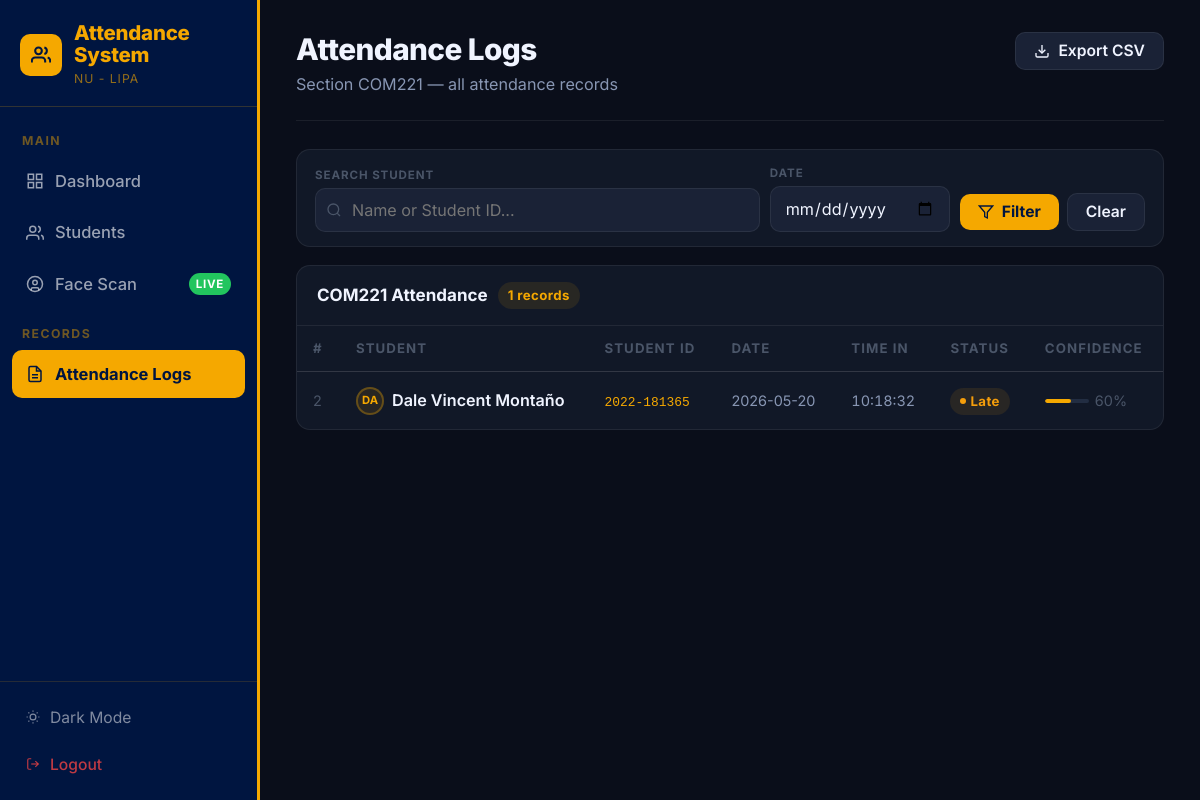
Before: /attendance-records (signed in) with the older database file.
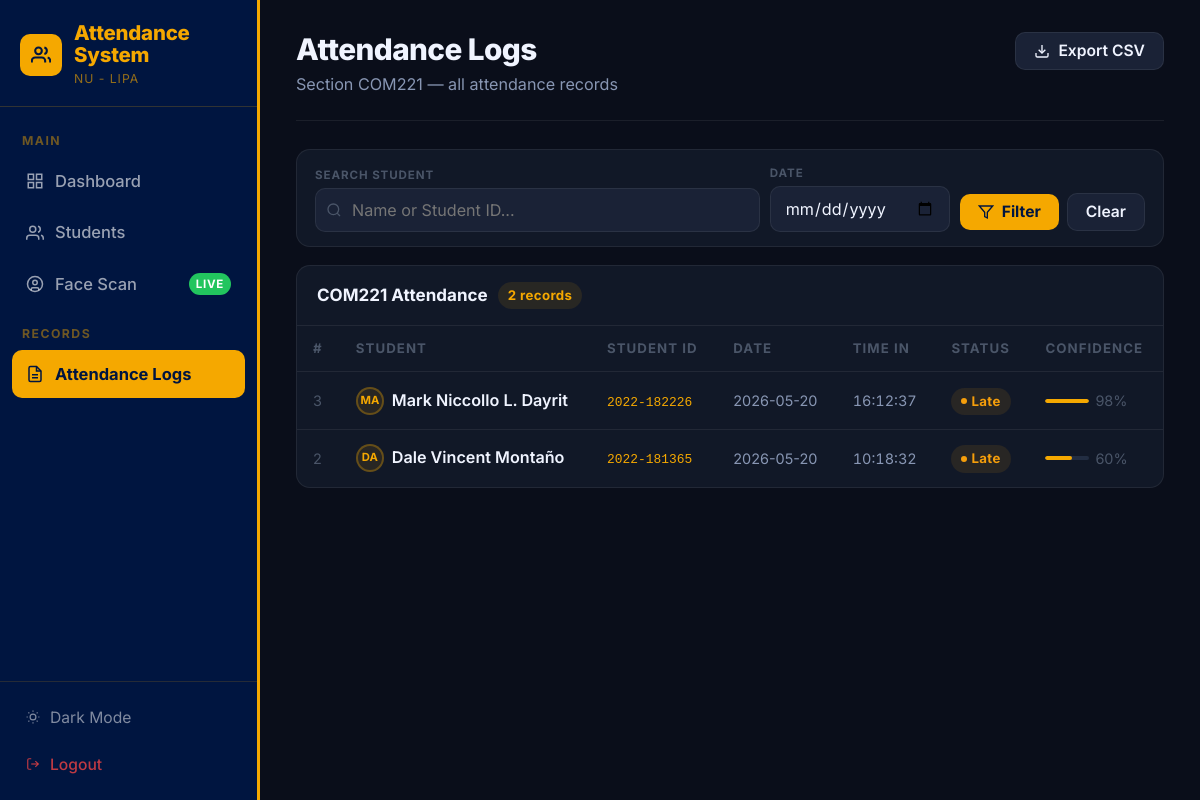
After: the same page with the newer database file.
### tables this page shows
CREATE TABLE attendance (
            id               INTEGER PRIMARY KEY AUTOINCREMENT,
            student_id       INTEGER NOT NULL,
            attendance_date  DATE    NOT NULL,
            time_in          TIME    NOT NULL,
            status           TEXT    NOT NULL DEFAULT 'Present',
            confidence_score REAL,
            FOREIGN KEY (student_id) REFERENCES students(id) ON DELETE CASCADE
        );

CREATE TABLE students (
            id             INTEGER PRIMARY KEY AUTOINCREMENT,
            student_number TEXT    NOT NULL UNIQUE,
            full_name      TEXT    NOT NULL,
            course         TEXT    NOT NULL,
            year_level     INTEGER NOT NULL,
            section        TEXT    NOT NULL,
            image_path     TEXT,
            created_at     DATETIME DEFAULT CURRENT_TIMESTAMP
        , face_embedding BLOB);

### app.py (the view)
@app.route('/attendance-records')
@login_required
def attendance_records():
    search   = request.args.get('search', '').strip()
    f_date   = request.args.get('date',   '').strip()
    page     = max(1, int(request.args.get('page', 1)))
    per_page = 20
    if request.args.get('export') == 'csv':
        return export_csv(search, f_date)
    where_clauses = ["s.section = 'COM221'"]
    params        = []
    if search:
        where_clauses.append("(s.full_name LIKE ? OR s.student_number LIKE ?)")
        params += [f'%{search}%', f'%{search}%']
    if f_date:
        where_clauses.append("a.attendance_date = ?")
        params.append(f_date)
    where_sql = ("WHERE " + " AND ".join(where_clauses)) if where_clauses else ""
    base_query = f"""
        SELECT a.id, a.attendance_date, a.time_in, a.status, a.confidence_score,
               s.full_name, s.student_number, s.course, s.year_level, s.section
        FROM attendance a
        JOIN students s ON s.id = a.student_id
        {where_sql}
    """
    db          = get_db()
    total_count = db.execute(f"SELECT COUNT(*) FROM ({base_query})", params).fetchone()[0]
    total_pages = max(1, (total_count + per_page - 1) // per_page)
    page        = min(page, total_pages)
    offset      = (page - 1) * per_page
    records = db.execute(
        f"{base_query} ORDER BY a.attendance_date DESC, a.time_in DESC LIMIT ? OFFSET ?",
        params + [per_page, offset]
    ).fetchall()
    db.close()
    filters = {'search': search, 'date': f_date}
    return render_template(
        'records.html',
        records=records,
        filters=filters,
        page=page,
        per_page=per_page,
        total_count=total_count,
        total_pages=total_pages
    )

### app.py (called while the page is built)
def login_required(f):
    @wraps(f)
    def decorated(*args, **kwargs):
        if 'admin_id' not in session:
            if request.path.startswith('/api/'):
                return jsonify({'success': False, 'message': 'Session expired. Please refresh and log in again.'}), 401
            flash('Please log in to continue.', 'error')
            return redirect(url_for('login'))
        return f(*args, **kwargs)
    return decorated

### utils/database.py (called while the page is built)
def get_db():
    conn = sqlite3.connect(DB_PATH)
    conn.row_factory = sqlite3.Row
    conn.execute("PRAGMA foreign_keys = ON")
    return conn

### templates/records.html (shortened to what this page needs)
{% extends "layout.html" %}
{% block content %}
<div class="page-header">
  <div>
    <h1 class="page-title">Attendance Logs</h1>
    <p class="page-subtitle">Section COM221 — all attendance records</p>
  </div>
  <a href="{{ url_for('attendance_records') }}?export=csv{% if request.args.get('date') %}&date={{ request.args.get('date') }}{% endif %}{% if request.args.get('search') %}&search={{ request.args.get('search') }}{% endif %}"
     class="btn btn-secondary">
    <svg viewBox="0 0 24 24" fill="none" stroke="currentColor" stroke-width="2">
      <path d="M21 15v4a2 2 0 0 1-2 2H5a2 2 0 0 1-2-2v-4"/>
      <polyline points="7,10 12,15 17,10"/>
      <line x1="12" y1="15" x2="12" y2="3"/>
    </svg>
    Export CSV
  </a>
</div>
<form method="GET" class="filter-section">
  <div class="filter-group">
    <label class="filter-label">Search Student</label>
    <div class="search-bar">
      <input class="form-input" type="search" name="search"
        placeholder="Name or Student ID..." value="{{ filters.search or '' }}">
    </div>
  </div>
  <div class="filter-group" style="max-width:180px;">
    <label class="filter-label">Date</label>
    <input class="form-input" type="date" name="date" value="{{ filters.date or '' }}">
  </div>
  <div style="display:flex;gap:8px;align-items:center;padding-bottom:1px;">
    <button type="submit" class="btn btn-primary">
      <svg viewBox="0 0 24 24" fill="none" stroke="currentColor" stroke-width="2" width="13" height="13">
        <polygon points="22,3 2,3 10,12.46 10,19 14,21 14,12.46"/>
      </svg>
      Filter
    </button>
    <a href="{{ url_for('attendance_records') }}" class="btn btn-secondary">Clear</a>
  </div>
</form>
<div class="card">
  <div class="card-header">
    <div style="display:flex;align-items:center;gap:10px;">
      <h3 class="card-title">COM221 Attendance</h3>
      <span class="badge badge-accent">{{ total_count }} records</span>
    </div>
  </div>
  <div class="table-wrapper">
    <table>
      <thead>
        <tr>
          <th>#</th>
          <th>Student</th>
          <th>Student ID</th>
          <th>Date</th>
          <th>Time In</th>
          <th>Status</th>
          <th>Confidence</th>
        </tr>
      </thead>
      <tbody>
        {% if records %}
          {% for r in records %}
          <tr>
            <td class="text-muted text-sm">{{ r.id }}</td>
            <td>
              <div style="display:flex;align-items:center;gap:8px;">
                <div class="avatar" style="width:28px;height:28px;font-size:0.66rem;">{{ r.full_name[:2] }}</div>
                <span class="td-name">{{ r.full_name }}</span>
              </div>
            </td>
            <td><code style="font-size:0.76rem;color:var(--nu-gold);">{{ r.student_number }}</code></td>
            <td class="text-sm">{{ r.attendance_date }}</td>
            <td class="text-sm" style="font-variant-numeric:tabular-nums;">{{ r.time_in }}</td>
            <td>
              {% if r.status == 'Present' %}
                <span class="badge badge-success"><span class="badge-dot"></span>Present</span>
              {% elif r.status == 'Late' %}
                <span class="badge badge-warning"><span class="badge-dot"></span>Late</span>
              {% else %}
                <span class="badge badge-accent">{{ r.status }}</span>
              {% endif %}
            </td>
            <td>
              {% if r.confidence_score %}
                <div style="display:flex;align-items:center;gap:6px;">
                  <div style="height:4px;width:44px;background:var(--bg-surface-3);border-radius:999px;overflow:hidden;">
                    <div style="height:100%;width:{{ (r.confidence_score*100)|int }}%;background:var(--nu-gold);border-radius:999px;"></div>
                  </div>
                  <span class="text-sm text-muted">{{ (r.confidence_score*100)|int }}%</span>
                </div>
              {% else %}
                <span class="text-muted text-sm">—</span>
              {% endif %}
            </td>
          </tr>
          {% endfor %}
        {% endif %}
      </tbody>
    </table>
  </div>
</div>
{% endblock %}

### templates/layout.html (shortened to what this page needs)
<!DOCTYPE html>
<html lang="en" data-theme="dark">
<head>
  <link rel="stylesheet" href="{{ url_for('static', filename='css/main.css') }}">
</head>
<body>
  <aside class="sidebar" id="sidebar">
    <div class="sidebar-brand">
      <div class="brand-icon">
        <svg width="20" height="20" viewBox="0 0 24 24" fill="none" stroke="currentColor" stroke-width="2.5">
          <path d="M17 21v-2a4 4 0 0 0-4-4H5a4 4 0 0 0-4 4v2"/>
          <circle cx="9" cy="7" r="4"/>
          <path d="M23 21v-2a4 4 0 0 0-3-3.87"/>
          <path d="M16 3.13a4 4 0 0 1 0 7.75"/>
        </svg>
      </div>
      <div>
        <div class="brand-name">Attendance System</div>
        <div class="brand-sub">NU - Lipa</div>
      </div>
    </div>
    <nav class="sidebar-nav">
      <div class="nav-section-label">Main</div>
      <a href="{{ url_for('dashboard') }}" class="nav-item {% if request.endpoint == 'dashboard' %}active{% endif %}">
        <svg class="nav-icon" viewBox="0 0 24 24" fill="none" stroke="currentColor" stroke-width="2">
          <rect x="3" y="3" width="7" height="7"/><rect x="14" y="3" width="7" height="7"/>
          <rect x="14" y="14" width="7" height="7"/><rect x="3" y="14" width="7" height="7"/>
        </svg>
        Dashboard
      </a>
      <a href="{{ url_for('students') }}" class="nav-item {% if request.endpoint == 'students' %}active{% endif %}">
        <svg class="nav-icon" viewBox="0 0 24 24" fill="none" stroke="currentColor" stroke-width="2">
          <path d="M17 21v-2a4 4 0 0 0-4-4H5a4 4 0 0 0-4 4v2"/>
          <circle cx="9" cy="7" r="4"/>
          <path d="M23 21v-2a4 4 0 0 0-3-3.87"/>
          <path d="M16 3.13a4 4 0 0 1 0 7.75"/>
        </svg>
        Students
      </a>
      <a href="{{ url_for('face_attendance') }}" class="nav-item {% if request.endpoint == 'face_attendance' %}active{% endif %}">
        <svg class="nav-icon" viewBox="0 0 24 24" fill="none" stroke="currentColor" stroke-width="2">
          <circle cx="12" cy="12" r="10"/>
          <circle cx="12" cy="10" r="3"/>
          <path d="M7 20.662V19a2 2 0 0 1 2-2h6a2 2 0 0 1 2 2v1.662"/>
        </svg>
        Face Scan
        <span class="nav-badge">Live</span>
      </a>
      <div class="nav-section-label" style="margin-top:12px;">Records</div>
      <a href="{{ url_for('attendance_records') }}" class="nav-item {% if request.endpoint == 'attendance_records' %}active{% endif %}">
        <svg class="nav-icon" viewBox="0 0 24 24" fill="none" stroke="currentColor" stroke-width="2">
          <path d="M14 2H6a2 2 0 0 0-2 2v16a2 2 0 0 0 2 2h12a2 2 0 0 0 2-2V8z"/>
          <polyline points="14,2 14,8 20,8"/>
          <line x1="16" y1="13" x2="8" y2="13"/>
          <line x1="16" y1="17" x2="8" y2="17"/>
        </svg>
        Attendance Logs
      </a>
    </nav>
    <div class="sidebar-footer">
      <div class="theme-toggle" id="themeToggle">
        <span class="toggle-label"></span>
      </div>
      <a href="{{ url_for('logout') }}" class="logout-btn">
        <svg viewBox="0 0 24 24" fill="none" stroke="currentColor" stroke-width="2" width="14" height="14">
          <path d="M9 21H5a2 2 0 0 1-2-2V5a2 2 0 0 1 2-2h4"/>
          <polyline points="16,17 21,12 16,7"/>
          <line x1="21" y1="12" x2="9" y2="12"/>
        </svg>
        Logout
      </a>
    </div>
  </aside>
  <main class="main-content">
    {% block content %}{% endblock %}
  </main>
</body>
</html>

### templates/records.html (style rules this page uses)
.filter-section { background: var(--bg-surface); border: 1px solid var(--border); border-radius: var(--radius-lg); padding: 14px 18px; margin-bottom: 18px; display: flex; gap: 10px; align-items: flex-end; flex-wrap: wrap; }
.filter-group { display: flex; flex-direction: column; gap: 4px; flex: 1; min-width: 150px; }
.filter-label { font-size: 0.68rem; font-weight: 700; letter-spacing: 0.08em; text-transform: uppercase; color: var(--text-muted); }

Changed rows visible on the page:
added attendance: id "3", full_name "MA", full_name "Mark Niccollo L. Dayrit", student_number "2022-182226", attendance_date "2026-05-20", time_in "16:12:37", status "Late" (drawn), (r.confidence_score*100)|int "98"
Other visible differences:
{{ total_count }}: "1" → "2"
